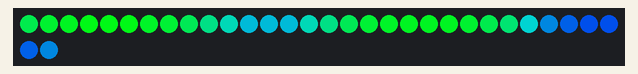
Bench run of a sketch on a simulated Arduino Uno, built with avr-gcc and run on an emulated ATmega328P. On the bench: 32 RGB LEDs in strip order, left to right, continuing on the next row. What the sketch prints to the serial monitor is not drawn.

Above: at 2.15 s.
At 6.06 s:
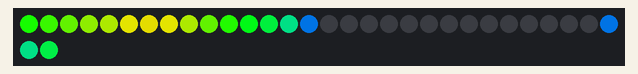
At 10.88 s:
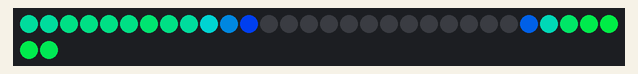
At 19.91 s:
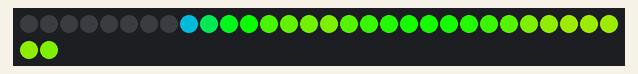
At 28.85 s:
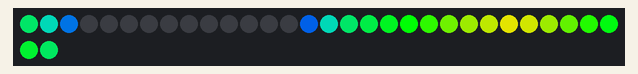
At 37.8 s:
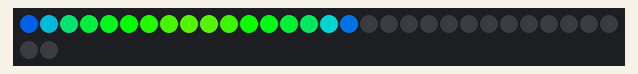

The sketch:

cellular_noise_code_from_chatGPT.ino
```cpp
//***************************************************************
// Cellular noise, based on this reddit post about ChatGPT generated code:
// https://www.reddit.com/r/FastLED/comments/187txfo/have_many_folks_played_around_with_chatgpt_and/
//
// Not to shabby for ChatGPT generated code. :)
//
// Marc Miller, Dec 2023
//***************************************************************


#include "FastLED.h"
#define LED_TYPE LPD8806
#define DATA_PIN 11
#define CLOCK_PIN 13
#define NUM_LEDS 32
#define COLOR_ORDER GRB
#define MASTER_BRIGHTNESS 255
CRGB leds[NUM_LEDS];

#define FRAMES_PER_SECOND 60

void setup() {
  Serial.begin(115200);  // Allows serial monitor output
  delay(2000);  // Startup delay
  FastLED.addLeds<LED_TYPE, DATA_PIN, CLOCK_PIN, COLOR_ORDER>(leds, NUM_LEDS);
  FastLED.setBrightness(MASTER_BRIGHTNESS);
  FastLED.clear();
  Serial.println("Setup done.\n");
}


//---------------------------------------------------------------
void loop() {
  // Fill the LED array with colors based on cellular noise
  fillCellularNoise();

  // Show the LED array
  FastLED.show();

  // Delay to control the animation speed
  delay(1000 / FRAMES_PER_SECOND);
}

void fillCellularNoise() {
  // Define the properties of the cellular noise
  uint8_t density = 150;  // Adjust this value to control the density of cells
  uint8_t scale = 16;     // Adjust this value to control the size of cells
  uint8_t colorSpeed = 4; // Adjust this value to control the color animation speed

  // Iterate through each pixel in the LED array
  for (uint16_t i = 0; i < NUM_LEDS; i++) {
    // Calculate the cellular noise value for the current pixel
    uint8_t value = inoise8(i * scale, millis() / colorSpeed) % 255;

    // Map the noise value to the LED's color range
    leds[i] = ColorFromPalette(RainbowColors_p, value, 255, LINEARBLEND);

    // Apply density threshold to create cells
    if (value > density) {
      leds[i] = CRGB::Black;  // Set the cell color to black
    }
  }
}
```
